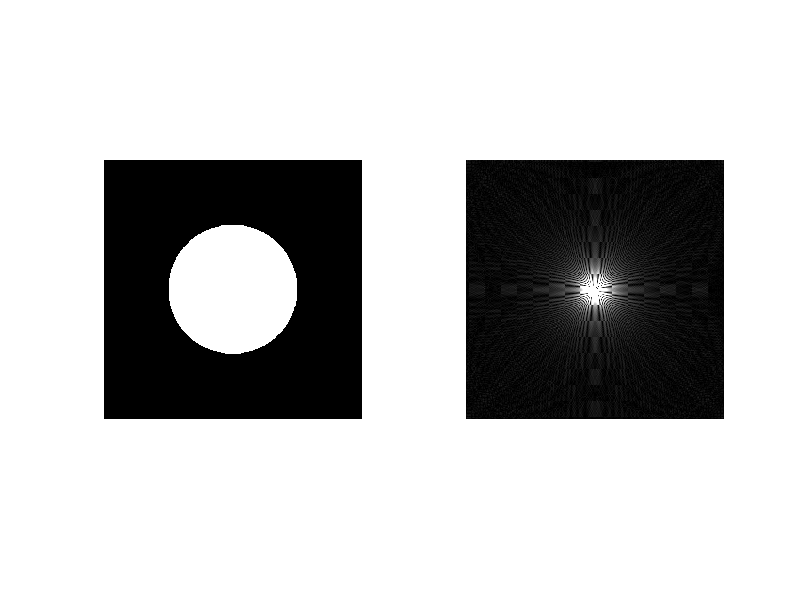

The MATLAB source for this figure:
clear all ;close all;
n=500;
m=n;
R = 0.5*m/2;
M=zeros(n,m);
for p=1:m
    for q=1:n
        M(p,q)=(((p-m/2)^2 +(q-n/2)^2 )^ 0.5) < R ;
    end
end
TF_M_real = uint8(abs(fftshift(fft2(M))));

subplot(1,2,1);
imshow(M);

subplot(1,2,2);
imshow(TF_M_real);